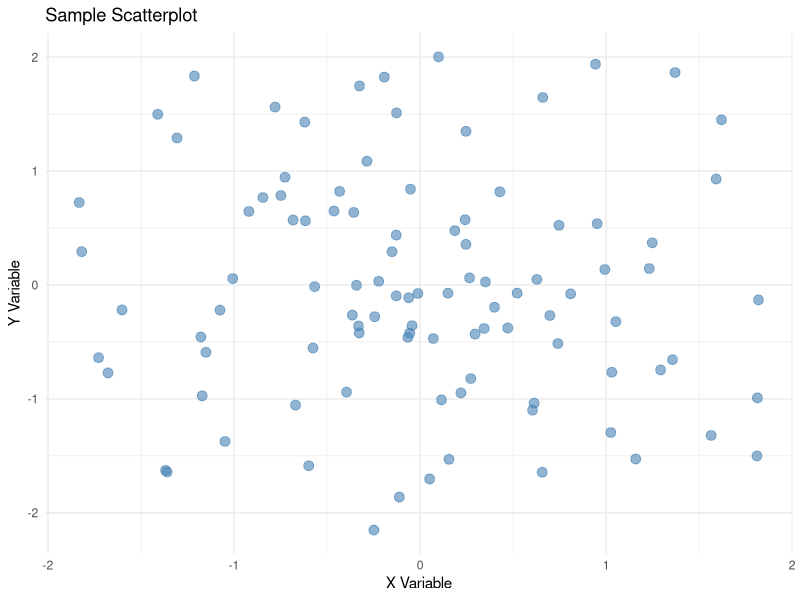

Reproduce this figure in R.
# Load ggplot2
library(ggplot2)

# Create sample data
data <- data.frame(
  x = rnorm(100),
  y = rnorm(100)
)

# Create scatterplot
plot <- ggplot(data, aes(x = x, y = y)) +
  geom_point(color = "steelblue", size = 3, alpha = 0.6) +
  labs(
    title = "Sample Scatterplot",
    x = "X Variable",
    y = "Y Variable"
  ) +
  theme_minimal()

# Display the plot
print(plot)
